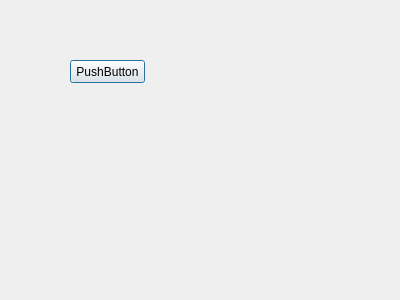
<?xml version="1.0" encoding="UTF-8"?>
<ui version="4.0">
 <class>DeleteDialog</class>
 <widget class="QDialog" name="DeleteDialog">
  <property name="geometry">
   <rect>
    <x>0</x>
    <y>0</y>
    <width>400</width>
    <height>300</height>
   </rect>
  </property>
  <property name="windowTitle">
   <string>DeleteDialog</string>
  </property>
  <widget class="QPushButton" name="pushButton">
   <property name="geometry">
    <rect>
     <x>70</x>
     <y>60</y>
     <width>75</width>
     <height>23</height>
    </rect>
   </property>
   <property name="text">
    <string>PushButton</string>
   </property>
  </widget>
 </widget>
 <layoutdefault spacing="6" margin="11"/>
 <resources/>
 <connections/>
</ui>
